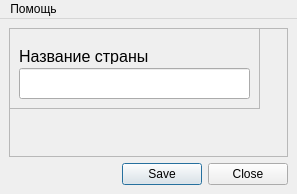
<?xml version="1.0" encoding="UTF-8"?>
<ui version="4.0">
 <class>MainWindow</class>
 <widget class="QMainWindow" name="MainWindow">
  <property name="geometry">
   <rect>
    <x>0</x>
    <y>0</y>
    <width>297</width>
    <height>194</height>
   </rect>
  </property>
  <property name="windowTitle">
   <string>MainWindow</string>
  </property>
  <widget class="QWidget" name="centralwidget">
   <layout class="QGridLayout" name="gridLayout">
    <item row="0" column="0">
     <layout class="QVBoxLayout" name="verticalLayout">
      <item>
       <layout class="QHBoxLayout" name="horizontalLayout">
        <item>
         <layout class="QVBoxLayout" name="verticalLayout_2">
          <item>
           <widget class="QFrame" name="frame_5">
            <property name="frameShape">
             <enum>QFrame::StyledPanel</enum>
            </property>
            <property name="frameShadow">
             <enum>QFrame::Raised</enum>
            </property>
            <widget class="QFrame" name="frame">
             <property name="geometry">
              <rect>
               <x>0</x>
               <y>0</y>
               <width>251</width>
               <height>81</height>
              </rect>
             </property>
             <property name="frameShape">
              <enum>QFrame::StyledPanel</enum>
             </property>
             <property name="frameShadow">
              <enum>QFrame::Raised</enum>
             </property>
             <widget class="QLabel" name="label">
              <property name="geometry">
               <rect>
                <x>10</x>
                <y>20</y>
                <width>181</width>
                <height>16</height>
               </rect>
              </property>
              <property name="font">
               <font>
                <pointsize>12</pointsize>
               </font>
              </property>
              <property name="text">
               <string>Название страны</string>
              </property>
             </widget>
             <widget class="QLineEdit" name="lineEdit">
              <property name="geometry">
               <rect>
                <x>10</x>
                <y>40</y>
                <width>231</width>
                <height>31</height>
               </rect>
              </property>
              <property name="font">
               <font>
                <pointsize>12</pointsize>
               </font>
              </property>
              <property name="text">
               <string/>
              </property>
             </widget>
            </widget>
           </widget>
          </item>
         </layout>
        </item>
       </layout>
      </item>
      <item>
       <widget class="QDialogButtonBox" name="CreateButtonBox">
        <property name="font">
         <font>
          <pointsize>9</pointsize>
         </font>
        </property>
        <property name="standardButtons">
         <set>QDialogButtonBox::Close|QDialogButtonBox::Save</set>
        </property>
       </widget>
      </item>
     </layout>
    </item>
   </layout>
  </widget>
  <widget class="QMenuBar" name="menubar">
   <property name="geometry">
    <rect>
     <x>0</x>
     <y>0</y>
     <width>297</width>
     <height>22</height>
    </rect>
   </property>
   <widget class="QMenu" name="menu">
    <property name="font">
     <font>
      <pointsize>9</pointsize>
     </font>
    </property>
    <property name="title">
     <string>Помощь</string>
    </property>
   </widget>
   <addaction name="menu"/>
  </widget>
 </widget>
 <resources/>
 <connections/>
</ui>
